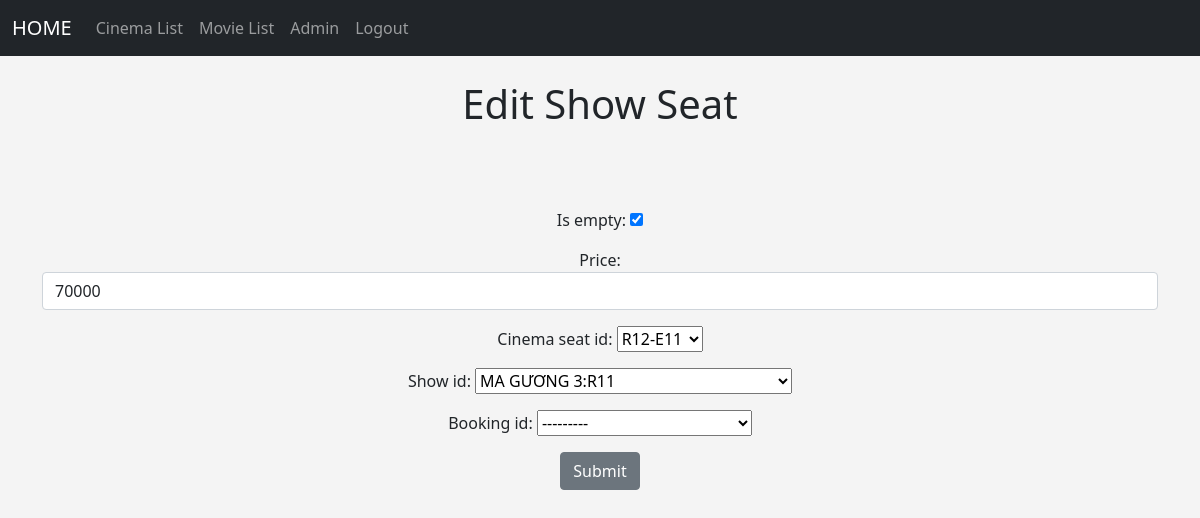
The app's page /edit_show_seat/1 (signed in) with its own data.
### members/models.py (models this page shows)
class Show_Seat(models.Model):
    is_empty = models.BooleanField()
    price = models.IntegerField()
    cinema_seat_id = models.ForeignKey(Cinema_Seat, on_delete=models.CASCADE)
    show_id = models.ForeignKey(Show, on_delete=models.CASCADE)
    booking_id = models.ForeignKey(Booking, on_delete=models.CASCADE,null=True,blank=True)

### members/views.py (the view)
# urls.py: path('edit_show_seat/<show_seat_id>',views.edit_show_seat, name='edit_show_seat'),
def edit_show_seat(request, show_seat_id):
    show_seat = Show_Seat.objects.get(pk =  show_seat_id)
    form = Show_SeatForm(request.POST or None, instance = show_seat)
    if form.is_valid():
        form.save()
        return HttpResponseRedirect('/show_seat_list')
    return render(request, 'ui/edit_show_seat.html', {'form': form, 'show':show_seat})

### members/forms.py
class Show_SeatForm(ModelForm):
    is_empty = forms.BooleanField(widget=forms.CheckboxInput, required=False)
    class Meta:
        model = Show_Seat
        fields = ('is_empty','price','cinema_seat_id','show_id','booking_id')
        labels = {
            'is_empty' : '',
        }
        widgets = {
            'price' : forms.NumberInput(attrs={'class':'form-control', 'placeholder':'Price'}),
        }

### members/models.py (called while the page is built)
    def __str__(self):
        return self.title

    def __str__(self):
        return self.name

    def __str__(self):
        return str(self.cinema_hall_id)+'-'+self.seat_name

    def __str__(self):
        return str(self.movie_id) +':'+str(self.cinema_hall_id)

    def __str__(self):
        return str(self.user_id) + '---' + str(self.show_id)

### members/templates/ui/edit_show_seat.html (shortened to what this page needs)
{% extends 'ui/base.html' %}
{% load static %}
{% block  content %}
{% if user.is_superuser %}
    <center>
        <h1> Edit Show Seat </h1>
        <br/>
         <br/><br/>
        <form action="" method=POST>
               {{form.as_p}}
             <input type ="submit" value="Submit" class="btn btn-secondary">
        </form>
    </center>
{% else %}
    <center>
    <h1>Sorry you don't have permission to access this page</h1>
    </center>
{% endif%}
{% endblock %}

### members/templates/ui/base.html (style rules this page uses)
body { background: #f4f4f4; }

### records on screen
Show_Seat: is_empty "☑", price "70000", cinema_seat_id "R12-E11", show_id "MA GƯƠNG 3:R11", booking_id "---------"
